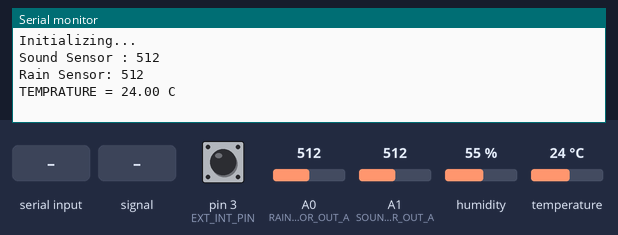
This sketch was run on a simulated Arduino Uno, built with avr-gcc and run on an emulated ATmega328P. Shown: the last lines printed to the serial monitor. The inputs (shaded band) are chosen by the test bench; at power-on: pin 3 (EXT_INT_PIN) HIGH, temperature 24 °C, A0 (RAIN_SENSOR_OUT_A) = 512, A1 (SOUND_SENSOR_OUT_A) = 512, humidity 55 %. Storage starts empty; the modem accepts every AT command (registered, SIM ready, sends succeed) and sends nothing else.

Above: at 3.2 s.
3.3 s: "1" received over the second serial link
At 3.7 s:
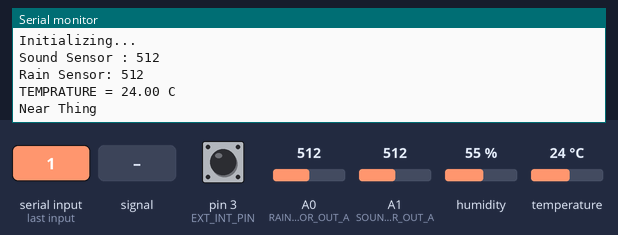
4.8 s: "0" received over the second serial link
At 6.0 s:
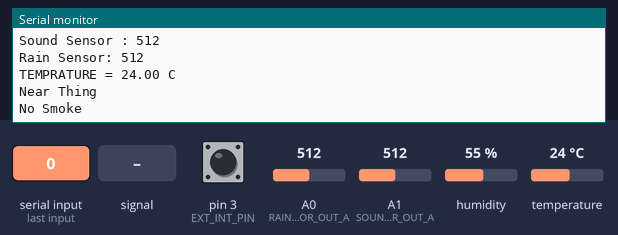
6.3 s: "2" received over the second serial link
At 8.6 s:
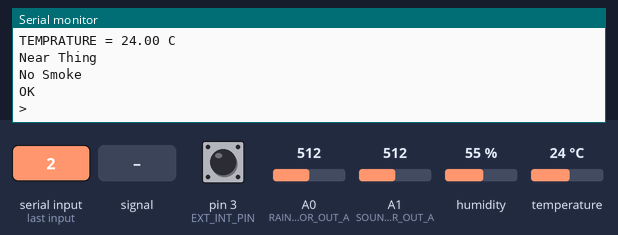
9.3 s: A1 (SOUND_SENSOR_OUT_A) fed a 200 Hz sine of ±81 counts around its level
12.3 s: pin 3 (EXT_INT_PIN) pulled LOW for 0.15 s
At 13.9 s:
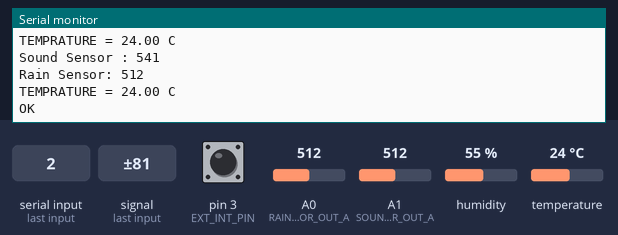
15.4 s: temperature set to 12 °C
At 19.1 s:
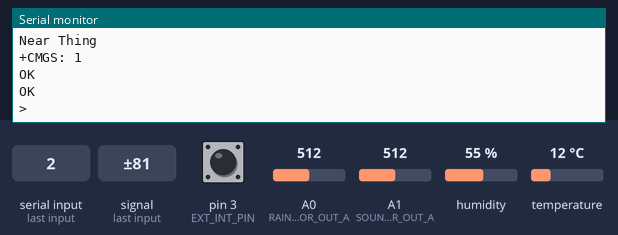
Timing chart, 0 to 19.4 s (numbered marks = the images above; inputs shaded):
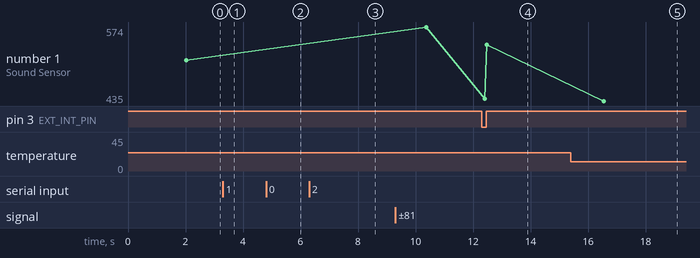

Measured:
- after the input at 3.3 s, the serial monitor: prints a new line at once (image 1)
- after the input at 4.8 s, the serial monitor: prints a new line at once (image 2)
- after the input at 6.3 s, the serial monitor: prints a new line after 1.0 s (image 3)
- after the input at 12.3 s, the serial monitor: prints a new line after 0.17 s (image 4)
- after the input at 15.4 s, the serial monitor: prints a new line after 1.2 s (image 5)
- plotted number 1: 512 → 574 after the input at 9.3 s, 574 → 541 after the input at 12.3 s

The sketch:

Project.ino
```cpp
#include "SD.h"
#include "TMRpcm.h"
#include "SPI.h"
#include <SoftwareSerial.h>
#include "DHT.h"

/* Configurations */

/* sound level in the area from 0 -> 1023*/
#define ROOM_VOICE_VALUE 700

/* temperature at which message is sent to mother*/
#define NORMAL_TEMPERATURE_VALUE 39


/* End of Configurations */

/* SIM800 TX is connected to Arduino D8 */
#define SIM_RX_PIN         7

/* SIM800 RX is connected to Arduino D7 */

#define SIM_TX_PIN         8

/* STM TX is connected to Arduino D6    */
#define BLUETOOTH_RX_PIN            6

/* STM RX is connected to Arduino D5    */

#define BLUETOOTH_TX_PIN            5


/* SD card reader pin */
#define SD_CHIP_SELECT_PIN 10


/* Analog Pin for Rain Sensor */
#define RAIN_SENSOR_OUT_A     A0

/* Analog Pin for Sound sensor*/
#define SOUND_SENSOR_OUT_A    A1

/* Define DHT Pin for sending and receiving data and specify its type */
#define DHT_PIN 2
#define DHTTYPE DHT11

/* define pin for external interrupt for indicating if there is a coming message or calling */
#define EXT_INT_PIN 3

/* define IDs for other sensors to communicate with STM32 using bluetooth module */
#define SMOKE_SENSOR_ID      'S'
#define FIRE_SENSOR_ID       'F'
#define IR_SENSOR_ID         'I'

/* Create software serial object to communicate with SIM800 */
SoftwareSerial sim(SIM_RX_PIN,SIM_TX_PIN); // Rx, Tx

/* Create software serial object to comuincate with STM*/
SoftwareSerial stm(BLUETOOTH_RX_PIN,BLUETOOTH_TX_PIN);  // Rx, Tx

/* create object for temperature sensor DHT11 */
DHT dht(DHT_PIN,DHTTYPE);

static char smoke_sensor_status, fire_sensor_status, IR_sensor_status;
String message ;
TMRpcm audio;


void setup()
{
  Serial.begin(9600);
  /* For SIM GSM Module */

  sim.begin(9600);
  stm.begin(9600);
  dht.begin();
  delay(1000);

  pinMode(RAIN_SENSOR_OUT_A, INPUT);
  pinMode(SOUND_SENSOR_OUT_A, INPUT);
  pinMode(EXT_INT_PIN, INPUT_PULLUP);
  audio.speakerPin = 9;
  if (!SD.begin(SD_CHIP_SELECT_PIN))
  {
    Serial.println("SD fail");
    return;
  }

  Serial.println("Initializing...");
  delay(1000);

}

void loop()
{
  // get readings of all sensors and send message if any state is
  // not normal
  GetReadings();
  // check if there is a request for readings
  if ( digitalRead(EXT_INT_PIN) == 0)
  {
    SendReadings();

   }
  delay(2000);
  Serial.println("\n---------------\n\n");
}


void SendMessage(String message)
{
  sim.println("AT"); //Once the handshake test is successful, it will back to OK
  UpdateSerial();

  sim.println("AT+CMGF=1"); // Configuring TEXT mode
  UpdateSerial();
  sim.println("AT+CMGS=\"+201++++\"");//change ZZ with country code and xxxxxxxxxxx with phone number to sms
  UpdateSerial();
  sim.print(message+"\0"); //text content
  UpdateSerial();
  sim.write(26);
}
void UpdateSerial()
{
  delay(500);
    while(Serial.available())
  {
    sim.write(Serial.read());//Forward what Serial received to Software Serial Port
  }

  while(sim.available())
  {
    Serial.write(sim.read());//Forward what Software Serial received to Serial Port
  }
}
bool IsBabyCry()
{
  static byte read_nmuber;
  bool is_cry = false;
  /* print sound sensor output */
  Serial.print("Sound Sensor : ");

  Serial.println(analogRead(SOUND_SENSOR_OUT_A));
  if (analogRead(SOUND_SENSOR_OUT_A) > ROOM_VOICE_VALUE)
  {
    if (read_nmuber == 5)
    {
      is_cry = true;
      read_nmuber = 0;
    }
    else
    {
      read_nmuber ++;
    }

  }
  else
  {
    is_cry = false;
  }
  return is_cry;
}

void RunMusic()
{
  audio.setVolume(4);
  audio.play("test.wav");
}

bool IsBabyWet()
{
  bool is_wet = false;
  static byte read_nmuber ;
  if(analogRead(RAIN_SENSOR_OUT_A) < 500)
  {
    if (read_nmuber == 5)
    {
      is_wet = true;
      read_nmuber = 0;
    }
    else
    {
      read_nmuber ++;
    }
  }
  else
  {
    is_wet = false;
  }
  delay(10);
  Serial.print("Rain Sensor: ");
  Serial.println(analogRead(RAIN_SENSOR_OUT_A));
  return is_wet;
}
bool IsTemperatureHigh()
{
  bool is_high = false;
  float temperature = dht.readTemperature();
  static byte read_nmuber ;

  Serial.print("TEMPRATURE = ");
  Serial.print(temperature);
  Serial.println(" C");

  if (temperature >= NORMAL_TEMPERATURE_VALUE)
  {
    if (read_nmuber == 5)
    {
      is_high = true;
      read_nmuber = 0;
    }
    else
    {
      read_nmuber ++;
    }

  }
  else
  {
    is_high = false;
  }

return is_high;
}


void GetReadings()
{
  message = "";

  if (IsBabyCry() == true)
  {
    if (audio.isPlaying() == false)
    {
      RunMusic();
      message += "Crying";
    }

  }
  if (IsBabyWet() == true)
  {
      message += " Wet";

  }
  if (IsTemperatureHigh() == true)
  {
    message += " hot";

  }

  /* Get inforamtion from STM  */
    stm.listen();
    GetSTMReadings();
    sim.listen();
  if (message != "")
  {
    SendMessage(message);
  }
}


void SendReadings()
{
  message = "";
  if (IsBabyCry() == true)
  {
    message += "Crying";
  }

  if (IsBabyWet() == true)
  {
    message += " Wet";
  }

  if (IsTemperatureHigh() == true)
  {
    message += " Hot";
  }
    else
    {
      message += " cool";

      }

  /* Get inforamtion from STM  */
    stm.listen();
    GetSTMReadings();
    sim.listen();

  /* Then Send Total message*/
  if (message != "")
  {
    SendMessage(message);
  }
  else
  {

      SendMessage("Fine");

  }

}

void GetSTMReadings()
{

     stm.write(IR_SENSOR_ID);
     IR_sensor_status = stm.read();
    while (IR_sensor_status == -1)
    {
      IR_sensor_status = stm.read();
      delay(1);
      }
    if (IR_sensor_status == '1')
    {
           message += "Near Thing";
          Serial.println ("Near Thing");
    }
    else if (IR_sensor_status == '0')
    {
          Serial.println ("No thing");
    }

/********************************************/

stm.write(SMOKE_SENSOR_ID);
    smoke_sensor_status = stm.read();
    while (smoke_sensor_status == -1)
    {
      smoke_sensor_status = stm.read();
      delay(1);
      }
      if (smoke_sensor_status == '1')
    {
          message += "Smoke";
          Serial.println ("Smoke");

    }
    else if (smoke_sensor_status == '0')
    {
          Serial.println ("No Smoke");
    }


    /*****************************/

    stm.write(FIRE_SENSOR_ID);
    fire_sensor_status = stm.read();
    while (fire_sensor_status == -1)
    {
      fire_sensor_status = stm.read();
      delay(1);
      }
    if (fire_sensor_status == '1')
    {
          message += "Fire";
          Serial.println ("Fire");

    }
    else if (fire_sensor_status == '0')
    {
          Serial.println ("No Fire");
    }

}
```
